Frame 1 (no input): blank canvas, image omitted
Frame 60 (the mouse pressed at the canvas centre just before this capture): blank canvas, image omitted
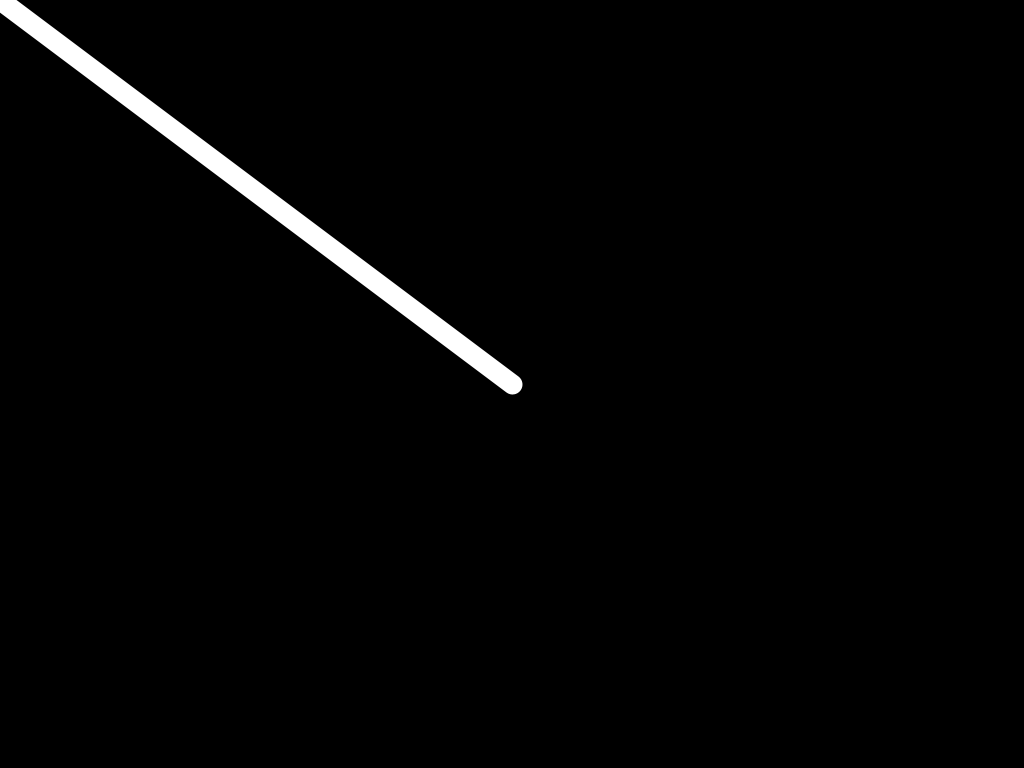
Frame 120 (the mouse held since frame 60 and released just before this capture)

The Processing sketch whose frames 1 and 60 were blank and that drew this single picture after the mouse press (run headless with seeded random() and noise(); from frame 60 on, the mouse is pressed at the canvas centre):

// Processing sketch: HW_paintshop
// ── HW_paintshop.pde
// 초간단 그림판 

// 과제 : 마우스의 움직임 속도에 따라 선의 굵기를 바꾸게 하여 그림그리는 
//       스케치를 만들어보자 
void setup(){
    size(1024, 768);
    background(0);
}

void draw(){
    stroke(255);
    
    float speed =  dist(pmouseX, pmouseY, mouseX, mouseY);
    float strokeSize = map(speed, 0, 50, 1, 20);
    strokeSize = constrain(strokeSize, 1, 20);
    
    strokeWeight(strokeSize);
    if(mousePressed){
        line(pmouseX, pmouseY, mouseX, mouseY);
    }
}

void keyPressed(){
    if(key == ' '){
        background(0);
    }
}
